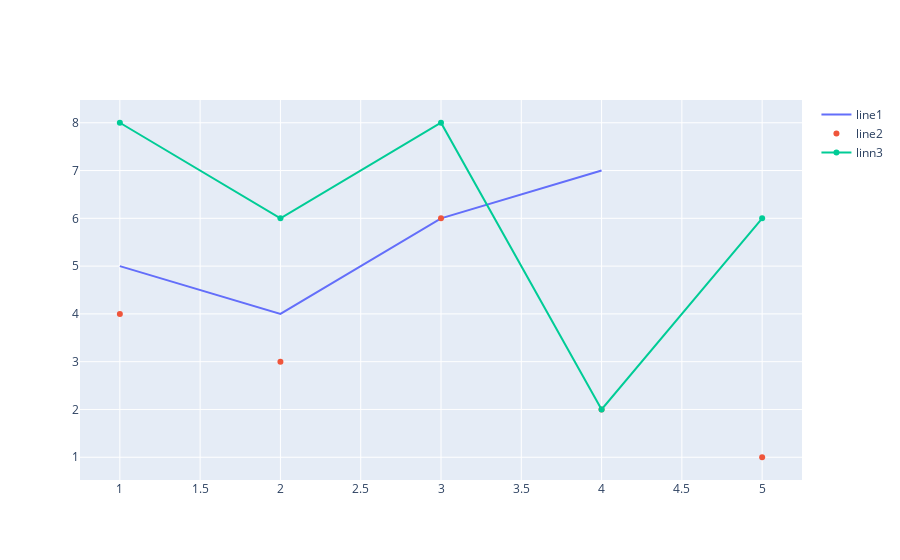

Notebook source saved alongside this figure:
### Code cell
fig.add_trace(go.Scatter(x=x1 , y=y1, name ="line1", mode = "lines"))
fig.add_trace(go.Scatter(x=x2 , y=y2, name = "line2",mode = "markers" ))
fig.add_trace(go.Scatter(x=x3 , y=y3, name = "linn3", mode="lines+markers"))
fig.show()

### Figure 1 — Plotly figure (JSON) as saved in the notebook; plotly's stock layout.template omitted (floating-point values rounded to 4 significant figures)
{"data": [{"mode": "lines", "name": "line1", "type": "scatter", "x": [1, 2, 3, 4, 5], "y": [5, 4, 6, 7]}, {"mode": "markers", "name": "line2", "type": "scatter", "x": [1, 2, 3, 4, 5], "y": [4, 3, 6, 2, 1]}, {"mode": "lines+markers", "name": "linn3", "type": "scatter", "x": [1, 2, 3, 4, 5], "y": [8, 6, 8, 2, 6]}], "layout": {"autosize": true, "xaxis": {"autorange": true, "range": [0.7575, 5.243], "type": "linear"}, "yaxis": {"autorange": true, "range": [0.4223, 8.578], "type": "linear"}}}
